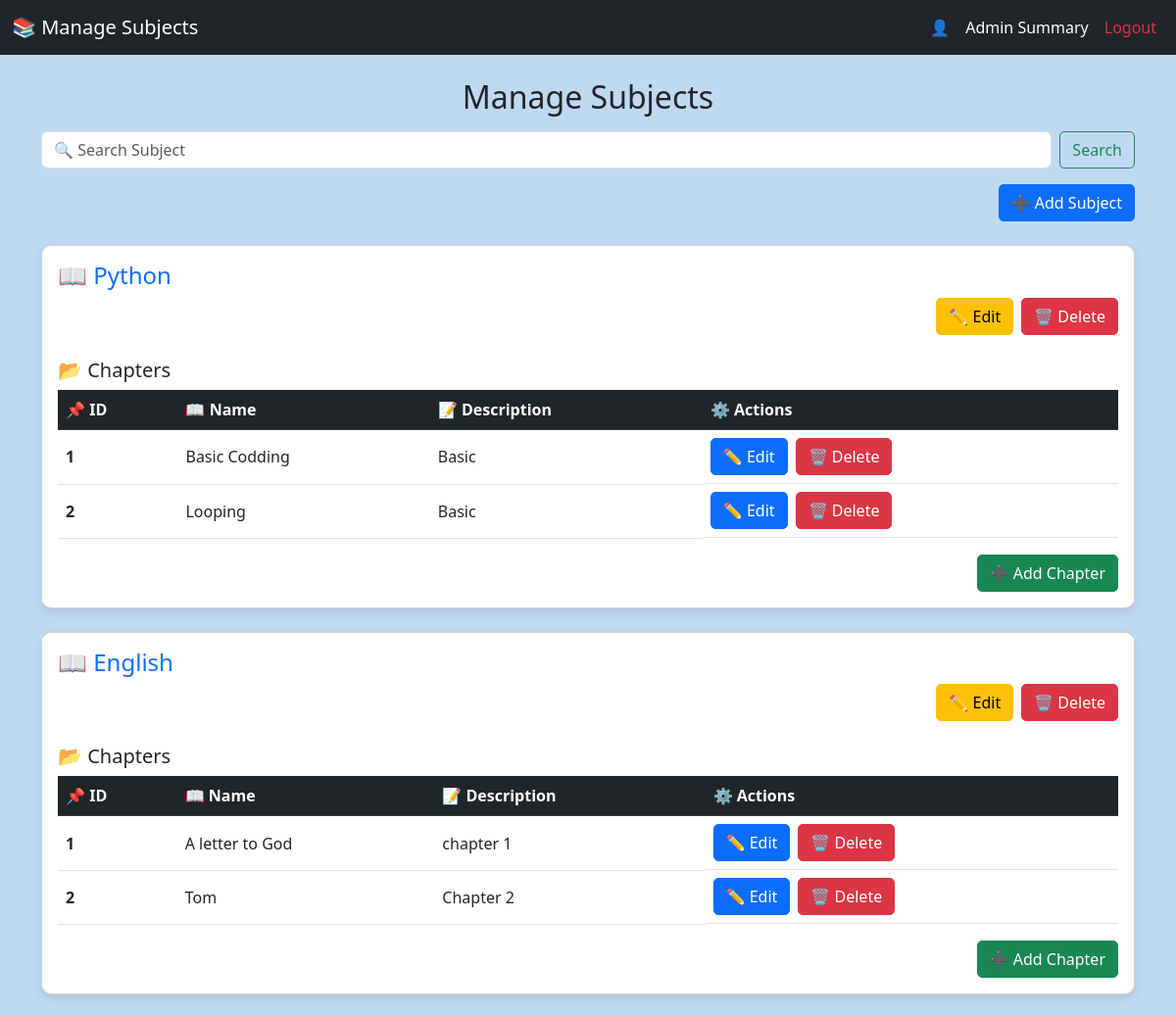
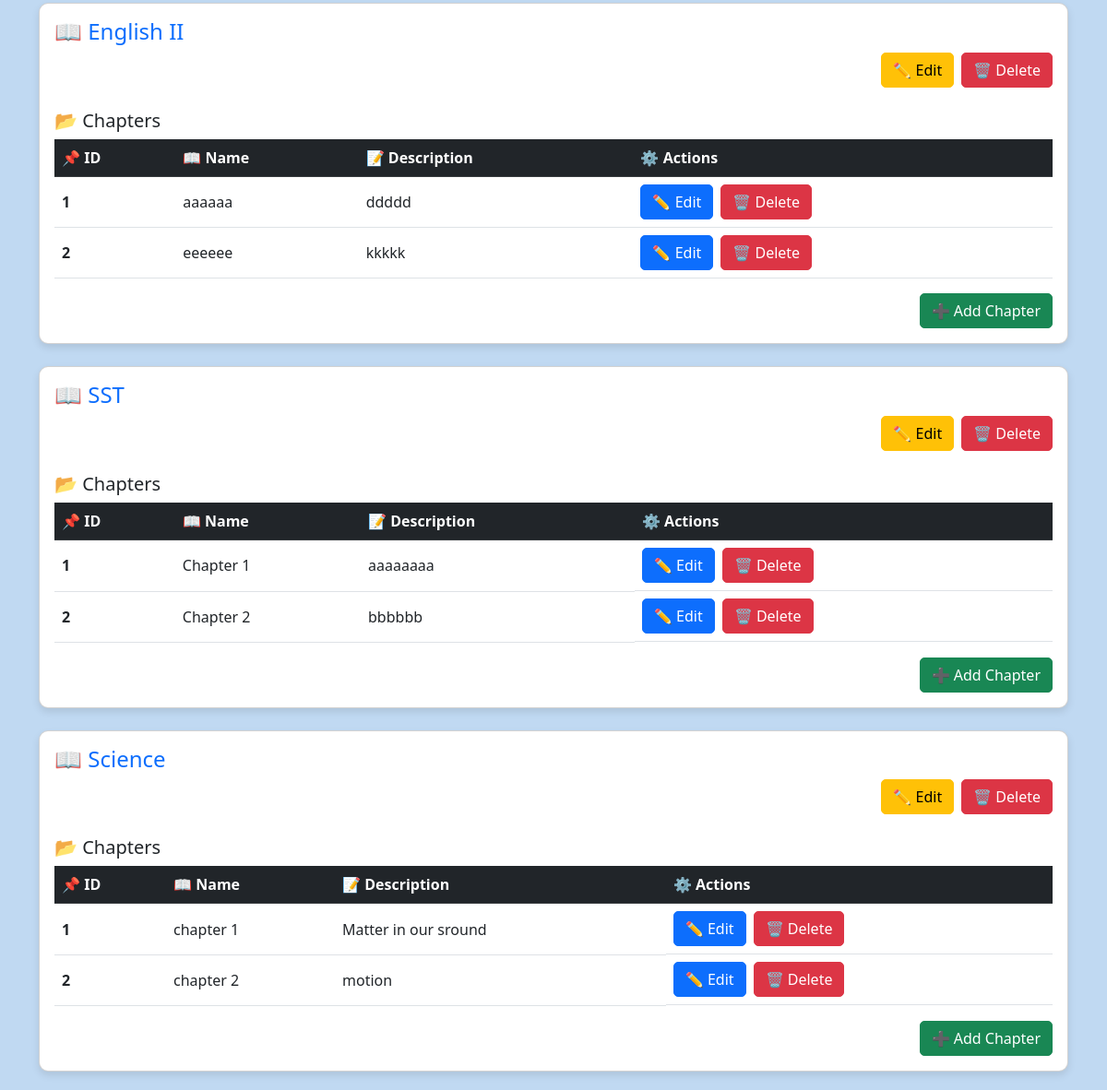
Page /search_subject on the committed database (2 pictures, top to bottom).
### app.py (models this page shows)
class Subject(db.Model):
    id = db.Column(db.Integer, primary_key=True)
    subject_name = db.Column(db.String(80), nullable=False)
    description = db.Column(db.String(120), nullable = False)
    chapters = db.relationship('Chapter', back_populates = 'subject', cascade='all, delete')

class Chapter(db.Model):
    id = db.Column(db.Integer, primary_key=True)
    subject_id = db.Column(db.Integer, db.ForeignKey('subject.id'), nullable = False)
    description = db.Column(db.String(120), nullable = False)
    chapter_name = db.Column(db.String(80), nullable=False)
    subject = db.relationship('Subject', back_populates = 'chapters')
    quiz = db.relationship('Quiz', back_populates = 'chapter', cascade='all,delete')

### app.py (the view)
@app.route("/search_subject", methods=["GET","POST"])
def search_subject():
    if request.method == "GET":
        query = request.args.get("subject", "").strip()
        subjects = Subject.query.filter(Subject.subject_name.ilike(f"%{query}%")).all()
        return render_template("subject_manage.html", subjects=subjects, search_query=query)

### templates/subject_manage.html (shortened to what this page needs)
<!DOCTYPE html>
<html lang="en">
<head>
    <link href="https://cdn.jsdelivr.net/npm/bootstrap@5.3.0-alpha1/dist/css/bootstrap.min.css" rel="stylesheet">
</head>
<body>
    <nav class="navbar navbar-expand-lg navbar-dark bg-dark">
        <div class="container-fluid">
            <a class="navbar-brand mx-auto" href="#">📚 Manage Subjects</a>
            <div class="collapse navbar-collapse justify-content-end" id="navbarNav">
                <ul class="navbar-nav">
                    <li class="nav-item">
                        <span class="nav-link text-white" >👤{{admin_name}}</span>
                    </li>
                    <li class="nav-item">
                        <a class="nav-link text-white" href="admin_summary">Admin Summary</a>
                    </li>
                    <li class="nav-item">
                        <a class="nav-link text-danger" href="admin_dashboard">Logout</a>
                    </li>
                </ul>
            </div>
        </div>
    </nav>
    <div class="container">
        <h2 class="text-center mt-4">Manage Subjects</h2>
        <form class="d-flex my-3" role="search" action="/search_subject" method="GET">
            <input class="form-control me-2" type="search" name="subject" placeholder="🔍 Search Subject">
            <button class="btn btn-outline-success" type="submit">Search</button>
        </form>
        <div class="d-flex justify-content-end">
            <a href="/add_subject" class="btn btn-primary">➕ Add Subject</a>
        </div>
        {% for subject in subjects %}
        <div class="card mt-4">
            <div class="card-body">
                <h4 class="card-title text-primary">📖 {{ subject.subject_name }}</h4>
                <div class="d-flex justify-content-end gap-2">
                    <a href="/edit_subject/{{ subject.id }}" class="btn btn-warning">✏️ Edit</a>
                    <form action="/delete_subject/{{ subject.id }}" method="POST" onsubmit="return confirm('Are you sure you want to delete this subject?');">
                        <button type="submit" class="btn btn-danger">🗑️ Delete</button>
                    </form>
                </div>
                <h5 class="mt-4">📂 Chapters</h5>
                <table class="table table-hover">
                    <thead class="table-dark">
                        <tr>
                            <th scope="col">📌 ID</th>
                            <th scope="col">📖 Name</th>
                            <th scope="col">📝 Description</th>
                            <th scope="col">⚙️ Actions</th>
                        </tr>
                    </thead>
                    <tbody>
                        {% for chapter in subject.chapters %}
                        <tr>
                            <th scope="row">{{ loop.index }}</th>
                            <td>{{ chapter.chapter_name }}</td>
                            <td>{{ chapter.description }}</td>
                            <td class="d-flex gap-2">
                                <a href="edit_chapter/{{ chapter.id }}" class="btn btn-primary">✏️ Edit</a>
                                <form action="/delete_chapter/{{ chapter.id }}" method="POST" onsubmit="return confirm('Are you sure you want to delete this chapter?');">
                                    <button type="submit" class="btn btn-danger">🗑️ Delete</button>
                                </form>
                            </td>
                        </tr>
                        {% endfor %}
                    </tbody>
                </table>
                <div class="d-flex justify-content-end">
                    <a href="/add_chapter/{{ subject.id }}" class="btn btn-success">➕ Add Chapter</a>
                </div>
            </div>
        </div>
        {% endfor %}
    </div>
</body>
</html>

### templates/subject_manage.html (style rules this page uses)
body { background-color: #c0d9f2; }
.container { margin-top: 20px; }
.card { margin-bottom: 20px; border-radius: 10px; box-shadow: 0px 4px 8px rgba(0, 0, 0, 0.1); }
.btn { border-radius: 5px; }
.table th, .table td { vertical-align: middle; }

### rows in the picture
Subject: subject_name "Python"
Chapter: chapter_name "Basic Codding", description "Basic"
Chapter: chapter_name "Looping", description "Basic"
Subject: subject_name "English"
Chapter: chapter_name "A letter to God", description "chapter 1"
Chapter: chapter_name "Tom", description "Chapter 2"
Subject: subject_name "English II"
Chapter: chapter_name "aaaaaa", description "ddddd"
Chapter: chapter_name "eeeeee", description "kkkkk"
Subject: subject_name "SST"
Chapter: chapter_name "Chapter 1", description "aaaaaaaa"
Chapter: chapter_name "Chapter 2", description "bbbbbb"
Subject: subject_name "Science"
Chapter: chapter_name "chapter 1", description "Matter in our sround"
Chapter: chapter_name "chapter 2", description "motion"
